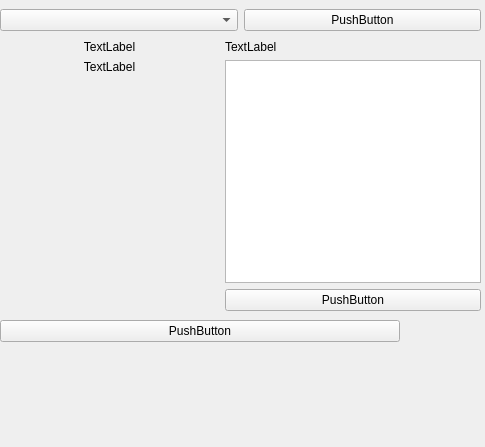
<?xml version="1.0" encoding="UTF-8"?>
<ui version="4.0">
 <class>MainWindow</class>
 <widget class="QMainWindow" name="MainWindow">
  <property name="geometry">
   <rect>
    <x>0</x>
    <y>0</y>
    <width>485</width>
    <height>447</height>
   </rect>
  </property>
  <property name="sizePolicy">
   <sizepolicy hsizetype="Expanding" vsizetype="Expanding">
    <horstretch>0</horstretch>
    <verstretch>0</verstretch>
   </sizepolicy>
  </property>
  <property name="windowTitle">
   <string>MainWindow</string>
  </property>
  <widget class="QWidget" name="centralwidget">
   <widget class="QWidget" name="horizontalLayoutWidget">
    <property name="geometry">
     <rect>
      <x>0</x>
      <y>40</y>
      <width>481</width>
      <height>271</height>
     </rect>
    </property>
    <layout class="QHBoxLayout" name="horizontalLayout">
     <item>
      <layout class="QVBoxLayout" name="verticalLayout">
       <item>
        <widget class="QLabel" name="column1Header">
         <property name="sizePolicy">
          <sizepolicy hsizetype="Preferred" vsizetype="Preferred">
           <horstretch>0</horstretch>
           <verstretch>0</verstretch>
          </sizepolicy>
         </property>
         <property name="text">
          <string>TextLabel</string>
         </property>
         <property name="alignment">
          <set>Qt::AlignHCenter|Qt::AlignTop</set>
         </property>
         <property name="margin">
          <number>16</number>
         </property>
        </widget>
       </item>
       <item>
        <widget class="QLabel" name="column1Body">
         <property name="sizePolicy">
          <sizepolicy hsizetype="Preferred" vsizetype="Preferred">
           <horstretch>0</horstretch>
           <verstretch>1</verstretch>
          </sizepolicy>
         </property>
         <property name="text">
          <string>TextLabel</string>
         </property>
         <property name="alignment">
          <set>Qt::AlignHCenter|Qt::AlignTop</set>
         </property>
         <property name="wordWrap">
          <bool>true</bool>
         </property>
        </widget>
       </item>
      </layout>
     </item>
     <item>
      <layout class="QVBoxLayout" name="verticalLayout_2">
       <item>
        <widget class="QLabel" name="column2Header">
         <property name="text">
          <string>TextLabel</string>
         </property>
         <property name="margin">
          <number>16</number>
         </property>
        </widget>
       </item>
       <item>
        <widget class="QListWidget" name="loadedComponents">
         <property name="sizePolicy">
          <sizepolicy hsizetype="Preferred" vsizetype="Expanding">
           <horstretch>0</horstretch>
           <verstretch>1</verstretch>
          </sizepolicy>
         </property>
         <property name="maximumSize">
          <size>
           <width>16777198</width>
           <height>16777215</height>
          </size>
         </property>
         <property name="autoFillBackground">
          <bool>false</bool>
         </property>
         <property name="frameShape">
          <enum>QFrame::StyledPanel</enum>
         </property>
         <property name="sortingEnabled">
          <bool>true</bool>
         </property>
        </widget>
       </item>
       <item>
        <widget class="QPushButton" name="buttonRemove">
         <property name="text">
          <string>PushButton</string>
         </property>
        </widget>
       </item>
      </layout>
     </item>
    </layout>
   </widget>
   <widget class="QWidget" name="horizontalLayoutWidget_2">
    <property name="geometry">
     <rect>
      <x>0</x>
      <y>0</y>
      <width>481</width>
      <height>41</height>
     </rect>
    </property>
    <layout class="QHBoxLayout" name="horizontalLayout_2">
     <item>
      <widget class="QComboBox" name="comboBox"/>
     </item>
     <item>
      <widget class="QPushButton" name="buttonAdd">
       <property name="text">
        <string>PushButton</string>
       </property>
      </widget>
     </item>
    </layout>
   </widget>
   <widget class="QWidget" name="verticalLayoutWidget_3">
    <property name="geometry">
     <rect>
      <x>0</x>
      <y>320</y>
      <width>481</width>
      <height>111</height>
     </rect>
    </property>
    <layout class="QVBoxLayout" name="verticalLayout_3">
     <item>
      <widget class="QPushButton" name="makePreview">
       <property name="sizePolicy">
        <sizepolicy hsizetype="MinimumExpanding" vsizetype="Fixed">
         <horstretch>0</horstretch>
         <verstretch>0</verstretch>
        </sizepolicy>
       </property>
       <property name="minimumSize">
        <size>
         <width>0</width>
         <height>0</height>
        </size>
       </property>
       <property name="maximumSize">
        <size>
         <width>400</width>
         <height>16777215</height>
        </size>
       </property>
       <property name="text">
        <string>PushButton</string>
       </property>
      </widget>
     </item>
     <item>
      <widget class="QLabel" name="videoPreview">
       <property name="sizePolicy">
        <sizepolicy hsizetype="Preferred" vsizetype="Expanding">
         <horstretch>0</horstretch>
         <verstretch>0</verstretch>
        </sizepolicy>
       </property>
       <property name="text">
        <string/>
       </property>
       <property name="alignment">
        <set>Qt::AlignCenter</set>
       </property>
       <property name="wordWrap">
        <bool>true</bool>
       </property>
      </widget>
     </item>
    </layout>
   </widget>
  </widget>
 </widget>
 <resources/>
 <connections/>
</ui>
